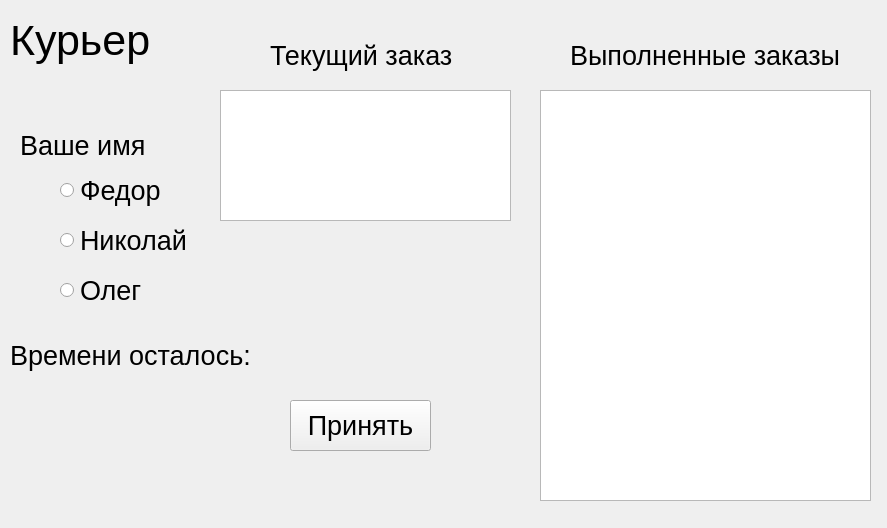
<?xml version="1.0" encoding="UTF-8"?>
<ui version="4.0">
 <class>Form</class>
 <widget class="QWidget" name="Form">
  <property name="geometry">
   <rect>
    <x>0</x>
    <y>0</y>
    <width>887</width>
    <height>528</height>
   </rect>
  </property>
  <property name="windowTitle">
   <string>Form</string>
  </property>
  <widget class="QLabel" name="label">
   <property name="geometry">
    <rect>
     <x>10</x>
     <y>10</y>
     <width>151</width>
     <height>61</height>
    </rect>
   </property>
   <property name="font">
    <font>
     <pointsize>32</pointsize>
    </font>
   </property>
   <property name="text">
    <string>Курьер</string>
   </property>
  </widget>
  <widget class="QTextEdit" name="te_ended_orders">
   <property name="geometry">
    <rect>
     <x>540</x>
     <y>90</y>
     <width>331</width>
     <height>411</height>
    </rect>
   </property>
   <property name="font">
    <font>
     <pointsize>12</pointsize>
    </font>
   </property>
  </widget>
  <widget class="QLabel" name="label_2">
   <property name="geometry">
    <rect>
     <x>570</x>
     <y>40</y>
     <width>271</width>
     <height>31</height>
    </rect>
   </property>
   <property name="font">
    <font>
     <pointsize>20</pointsize>
    </font>
   </property>
   <property name="text">
    <string>Выполненные заказы</string>
   </property>
  </widget>
  <widget class="QLabel" name="label_3">
   <property name="geometry">
    <rect>
     <x>20</x>
     <y>130</y>
     <width>141</width>
     <height>31</height>
    </rect>
   </property>
   <property name="font">
    <font>
     <pointsize>20</pointsize>
    </font>
   </property>
   <property name="text">
    <string>Ваше имя</string>
   </property>
  </widget>
  <widget class="QRadioButton" name="rb_1">
   <property name="geometry">
    <rect>
     <x>60</x>
     <y>170</y>
     <width>121</width>
     <height>41</height>
    </rect>
   </property>
   <property name="font">
    <font>
     <pointsize>20</pointsize>
    </font>
   </property>
   <property name="text">
    <string>Федор</string>
   </property>
  </widget>
  <widget class="QRadioButton" name="rb_2">
   <property name="geometry">
    <rect>
     <x>60</x>
     <y>220</y>
     <width>151</width>
     <height>41</height>
    </rect>
   </property>
   <property name="font">
    <font>
     <pointsize>20</pointsize>
    </font>
   </property>
   <property name="text">
    <string>Николай</string>
   </property>
  </widget>
  <widget class="QRadioButton" name="rb_3">
   <property name="geometry">
    <rect>
     <x>60</x>
     <y>270</y>
     <width>121</width>
     <height>41</height>
    </rect>
   </property>
   <property name="font">
    <font>
     <pointsize>20</pointsize>
    </font>
   </property>
   <property name="text">
    <string>Олег</string>
   </property>
  </widget>
  <widget class="QTextEdit" name="te_new_orders">
   <property name="geometry">
    <rect>
     <x>220</x>
     <y>90</y>
     <width>291</width>
     <height>131</height>
    </rect>
   </property>
   <property name="font">
    <font>
     <pointsize>12</pointsize>
    </font>
   </property>
  </widget>
  <widget class="QLabel" name="label_4">
   <property name="geometry">
    <rect>
     <x>270</x>
     <y>40</y>
     <width>191</width>
     <height>31</height>
    </rect>
   </property>
   <property name="font">
    <font>
     <pointsize>20</pointsize>
    </font>
   </property>
   <property name="text">
    <string>Текущий заказ</string>
   </property>
  </widget>
  <widget class="QPushButton" name="btn_get_order">
   <property name="geometry">
    <rect>
     <x>290</x>
     <y>400</y>
     <width>141</width>
     <height>51</height>
    </rect>
   </property>
   <property name="font">
    <font>
     <pointsize>20</pointsize>
    </font>
   </property>
   <property name="text">
    <string>Принять</string>
   </property>
  </widget>
  <widget class="QLabel" name="lbl_time">
   <property name="geometry">
    <rect>
     <x>30</x>
     <y>390</y>
     <width>171</width>
     <height>81</height>
    </rect>
   </property>
   <property name="font">
    <font>
     <pointsize>20</pointsize>
    </font>
   </property>
   <property name="text">
    <string/>
   </property>
  </widget>
  <widget class="QLabel" name="label_6">
   <property name="geometry">
    <rect>
     <x>10</x>
     <y>340</y>
     <width>241</width>
     <height>31</height>
    </rect>
   </property>
   <property name="font">
    <font>
     <pointsize>20</pointsize>
    </font>
   </property>
   <property name="text">
    <string>Времени осталось:</string>
   </property>
  </widget>
 </widget>
 <resources/>
 <connections/>
</ui>
